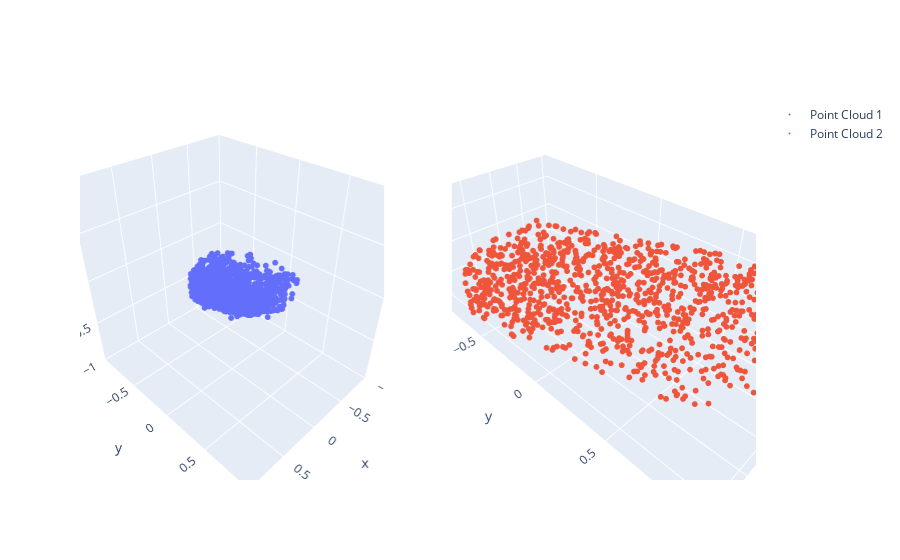

Source (notebook cell):
### Code cell
cloud1 = view_2[index,:,:].transpose(0, 1).detach().cpu().numpy()
x1 = cloud1[:,0]
y1 = cloud1[:,1]
z1 = cloud1[:,2]

cloud2 = view_2_post[index,:,:].transpose(0, 1).detach().cpu().numpy()
x2 = cloud2[:,0]
y2 = cloud2[:,1]
z2 = cloud2[:,2]


# Example usage with two point clouds
pcshow([x1, x2], [y1, y2], [z1, z2], min_xyz, max_xyz)

### Figure 1 — Plotly figure (JSON) as saved in the notebook; plotly's stock layout.template omitted (floating-point values rounded to 4 significant figures; data arrays with more than 128 entries replaced by an {"elided": "..."} marker saying what was removed)
{"data": [{"marker": {"size": 2}, "mode": "markers", "name": "Point Cloud 1", "scene": "scene", "type": "scatter3d", "x": {"elided": "1024 float values"}, "y": {"elided": "1024 float values"}, "z": {"elided": "1024 float values"}}, {"marker": {"size": 2}, "mode": "markers", "name": "Point Cloud 2", "scene": "scene2", "type": "scatter3d", "x": {"elided": "1024 float values"}, "y": {"elided": "1024 float values"}, "z": {"elided": "1024 float values"}}], "layout": {"scene": {"aspectmode": "data", "aspectratio": {"x": 1, "y": 1, "z": 1}, "domain": {"x": [0, 0.45], "y": [0, 1]}, "xaxis": {"range": [-1, 1]}, "yaxis": {"range": [-1, 1]}, "zaxis": {"range": [-1, 1]}}, "scene2": {"domain": {"x": [0.55, 1], "y": [0, 1]}}}}
